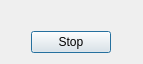
<?xml version="1.0" encoding="UTF-8"?>
<ui version="4.0">
 <class>OneFqDialog</class>
 <widget class="QDialog" name="OneFqDialog">
  <property name="geometry">
   <rect>
    <x>0</x>
    <y>0</y>
    <width>143</width>
    <height>64</height>
   </rect>
  </property>
  <property name="windowTitle">
   <string>One FQ mode</string>
  </property>
  <layout class="QGridLayout" name="gridLayout">
   <item row="0" column="0">
    <layout class="QVBoxLayout" name="verticalLayout">
     <item>
      <widget class="QLabel" name="label">
       <property name="text">
        <string/>
       </property>
      </widget>
     </item>
     <item>
      <layout class="QHBoxLayout" name="horizontalLayout">
       <item>
        <spacer name="horizontalSpacer">
         <property name="orientation">
          <enum>Qt::Horizontal</enum>
         </property>
         <property name="sizeHint" stdset="0">
          <size>
           <width>40</width>
           <height>20</height>
          </size>
         </property>
        </spacer>
       </item>
       <item>
        <widget class="QPushButton" name="stopButton">
         <property name="text">
          <string>Stop</string>
         </property>
        </widget>
       </item>
       <item>
        <spacer name="horizontalSpacer_2">
         <property name="orientation">
          <enum>Qt::Horizontal</enum>
         </property>
         <property name="sizeHint" stdset="0">
          <size>
           <width>40</width>
           <height>20</height>
          </size>
         </property>
        </spacer>
       </item>
      </layout>
     </item>
    </layout>
   </item>
  </layout>
 </widget>
 <resources/>
 <connections/>
</ui>
